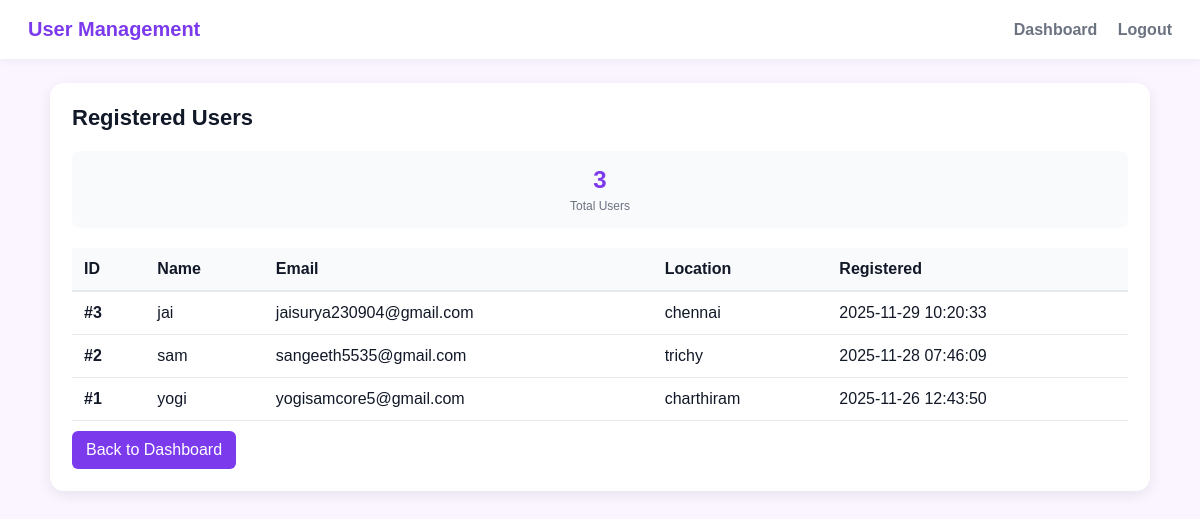
The page /admin/users (signed in) on the database its author committed.
### tables this page shows
CREATE TABLE users (
			id INTEGER PRIMARY KEY AUTOINCREMENT,
			name TEXT NOT NULL,
			email TEXT NOT NULL UNIQUE,
			password TEXT NOT NULL,
			location TEXT,
			created_at TIMESTAMP DEFAULT CURRENT_TIMESTAMP
		);

### app.py (the view)
@app.route('/admin/users')
def admin_users():
    if not session.get('admin_authenticated'):
        return redirect(url_for('admin_login'))
    users = get_all_users()
    return render_template('admin_users.html', users=users)

### database.py (called while the page is built)
def get_conn():
	conn = sqlite3.connect(DB_PATH, check_same_thread=False)
	conn.row_factory = sqlite3.Row
	return conn

def get_all_users():
	conn = get_conn()
	cur = conn.cursor()
	cur.execute(
		'SELECT id, name, email, location, created_at FROM users ORDER BY created_at DESC'
	)
	rows = cur.fetchall()
	conn.close()
	return [dict(row) for row in rows]

### templates/admin_users.html (shortened to what this page needs)
<!doctype html>
<html lang="en">
  <head>
  </head>
  <body>
    <header>
      <div class="logo">User Management</div>
      <nav>
        <a href="/admin/dashboard">Dashboard</a>
        <a href="/admin/logout">Logout</a>
      </nav>
    </header>
    <div class="container">
      <div class="card">
        <h2>Registered Users</h2>
        <div class="stats">
          <div class="stat">
            <div class="stat-number">{{ users | length }}</div>
            <div class="stat-label">Total Users</div>
          </div>
        </div>
        {% if users %}
          <table>
            <thead>
              <tr>
                <th>ID</th>
                <th>Name</th>
                <th>Email</th>
                <th>Location</th>
                <th>Registered</th>
              </tr>
            </thead>
            <tbody>
              {% for user in users %}
                <tr>
                  <td><strong>#{{ user['id'] }}</strong></td>
                  <td>{{ user['name'] }}</td>
                  <td>{{ user['email'] }}</td>
                  <td>{{ user['location'] or '-' }}</td>
                  <td>{{ user['created_at'] }}</td>
                </tr>
              {% endfor %}
            </tbody>
          </table>
        {% else %}
          <p style="color:#6b7280;font-style:italic">No users registered yet.</p>
        {% endif %}
        <a class="btn" href="/admin/dashboard">Back to Dashboard</a>
      </div>
    </div>
  </body>
</html>

### templates/admin_users.html (style rules this page uses)
body { margin:0;font-family:Arial,Helvetica,sans-serif;background:#faf5ff;color:#111827 }
header { display:flex;justify-content:space-between;align-items:center;padding:18px 28px;background:white;box-shadow:0 2px 8px rgba(0,0,0,0.06) }
.logo { font-weight:800;font-size:20px;color:#7c3aed }
nav a { margin-left:16px;text-decoration:none;color:#6b7280;font-weight:600 }
.container { max-width:1100px;margin:24px auto;padding:0 20px }
.card { background:white;padding:22px;border-radius:14px;box-shadow:0 4px 14px rgba(0,0,0,0.08) }
h2 { margin:0 0 20px;font-size:22px }
table { width:100%;border-collapse:collapse }
th { text-align:left;padding:12px;border-bottom:2px solid #e6e9ee;font-weight:600;background:#f9fafb }
td { padding:12px;border-bottom:1px solid #e6e9ee }
.btn { display:inline-block;padding:10px 14px;background:#7c3aed;color:white;text-decoration:none;border-radius:6px;margin-top:10px;border:none;cursor:pointer }
.stats { display:grid;grid-template-columns:repeat(auto-fit,minmax(200px,1fr));gap:15px;margin-bottom:20px }
.stat { background:#f9fafb;padding:15px;border-radius:8px;text-align:center }
.stat-number { font-size:24px;font-weight:700;color:#7c3aed }
.stat-label { font-size:12px;color:#6b7280;margin-top:5px }

### rows shown on the page
users: id "3", name "jai", email "jaisurya230904@gmail.com", location "chennai", created_at "2025-11-29 10:20:33"
users: id "2", name "sam", email "sangeeth5535@gmail.com", location "trichy", created_at "2025-11-28 07:46:09"
users: id "1", name "yogi", email "yogisamcore5@gmail.com", location "charthiram", created_at "2025-11-26 12:43:50"

### other values the page prints
{{ users | length }} "3"
